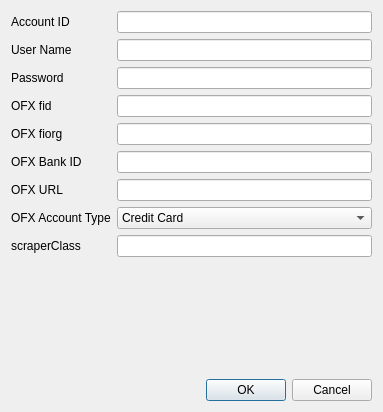
<?xml version="1.0" encoding="UTF-8"?>
<ui version="4.0">
 <class>AccountInfo</class>
 <widget class="QDialog" name="AccountInfo">
  <property name="geometry">
   <rect>
    <x>0</x>
    <y>0</y>
    <width>383</width>
    <height>412</height>
   </rect>
  </property>
  <property name="windowTitle">
   <string>Account Info</string>
  </property>
  <layout class="QVBoxLayout" name="verticalLayout">
   <item>
    <layout class="QFormLayout" name="formLayout">
     <item row="0" column="0">
      <widget class="QLabel" name="accountIdLabel">
       <property name="text">
        <string>Account ID</string>
       </property>
      </widget>
     </item>
     <item row="0" column="1">
      <widget class="QLineEdit" name="accountIdLineEdit"/>
     </item>
     <item row="1" column="0">
      <widget class="QLabel" name="userNameLabel">
       <property name="text">
        <string>User Name</string>
       </property>
      </widget>
     </item>
     <item row="1" column="1">
      <widget class="QLineEdit" name="userNameLineEdit"/>
     </item>
     <item row="2" column="0">
      <widget class="QLabel" name="passwordLabel">
       <property name="text">
        <string>Password</string>
       </property>
      </widget>
     </item>
     <item row="2" column="1">
      <widget class="QLineEdit" name="passwordLineEdit">
       <property name="echoMode">
        <enum>QLineEdit::Password</enum>
       </property>
      </widget>
     </item>
     <item row="3" column="0">
      <widget class="QLabel" name="oFXFidLabel">
       <property name="text">
        <string>OFX fid</string>
       </property>
      </widget>
     </item>
     <item row="3" column="1">
      <widget class="QLineEdit" name="oFXFidLineEdit"/>
     </item>
     <item row="4" column="0">
      <widget class="QLabel" name="oFXFiorgLabel">
       <property name="text">
        <string>OFX fiorg</string>
       </property>
      </widget>
     </item>
     <item row="4" column="1">
      <widget class="QLineEdit" name="oFXFiorgLineEdit"/>
     </item>
     <item row="5" column="0">
      <widget class="QLabel" name="oFXBankIDLabel">
       <property name="text">
        <string>OFX Bank ID</string>
       </property>
      </widget>
     </item>
     <item row="5" column="1">
      <widget class="QLineEdit" name="oFXBankIDLineEdit"/>
     </item>
     <item row="6" column="0">
      <widget class="QLabel" name="oFXURLLabel">
       <property name="text">
        <string>OFX URL</string>
       </property>
      </widget>
     </item>
     <item row="6" column="1">
      <widget class="QLineEdit" name="oFXURLLineEdit"/>
     </item>
     <item row="7" column="0">
      <widget class="QLabel" name="oFXAccountTypeLabel">
       <property name="text">
        <string>OFX Account Type</string>
       </property>
      </widget>
     </item>
     <item row="7" column="1">
      <widget class="QComboBox" name="oFXAccountTypeComboBox">
       <item>
        <property name="text">
         <string>Credit Card</string>
        </property>
       </item>
       <item>
        <property name="text">
         <string>Checking</string>
        </property>
       </item>
       <item>
        <property name="text">
         <string>Savings</string>
        </property>
       </item>
       <item>
        <property name="text">
         <string>Money Market</string>
        </property>
       </item>
       <item>
        <property name="text">
         <string>Credit Line</string>
        </property>
       </item>
      </widget>
     </item>
     <item row="8" column="0">
      <widget class="QLabel" name="scraperClassLabel">
       <property name="text">
        <string>scraperClass</string>
       </property>
      </widget>
     </item>
     <item row="8" column="1">
      <widget class="QLineEdit" name="scraperClassLineEdit"/>
     </item>
    </layout>
   </item>
   <item>
    <spacer name="verticalSpacer">
     <property name="orientation">
      <enum>Qt::Vertical</enum>
     </property>
     <property name="sizeHint" stdset="0">
      <size>
       <width>20</width>
       <height>45</height>
      </size>
     </property>
    </spacer>
   </item>
   <item>
    <widget class="QDialogButtonBox" name="buttonBox">
     <property name="orientation">
      <enum>Qt::Horizontal</enum>
     </property>
     <property name="standardButtons">
      <set>QDialogButtonBox::Cancel|QDialogButtonBox::Ok</set>
     </property>
    </widget>
   </item>
  </layout>
 </widget>
 <resources/>
 <connections>
  <connection>
   <sender>buttonBox</sender>
   <signal>accepted()</signal>
   <receiver>AccountInfo</receiver>
   <slot>accept()</slot>
   <hints>
    <hint type="sourcelabel">
     <x>248</x>
     <y>254</y>
    </hint>
    <hint type="destinationlabel">
     <x>157</x>
     <y>274</y>
    </hint>
   </hints>
  </connection>
  <connection>
   <sender>buttonBox</sender>
   <signal>rejected()</signal>
   <receiver>AccountInfo</receiver>
   <slot>reject()</slot>
   <hints>
    <hint type="sourcelabel">
     <x>316</x>
     <y>260</y>
    </hint>
    <hint type="destinationlabel">
     <x>286</x>
     <y>274</y>
    </hint>
   </hints>
  </connection>
 </connections>
</ui>
